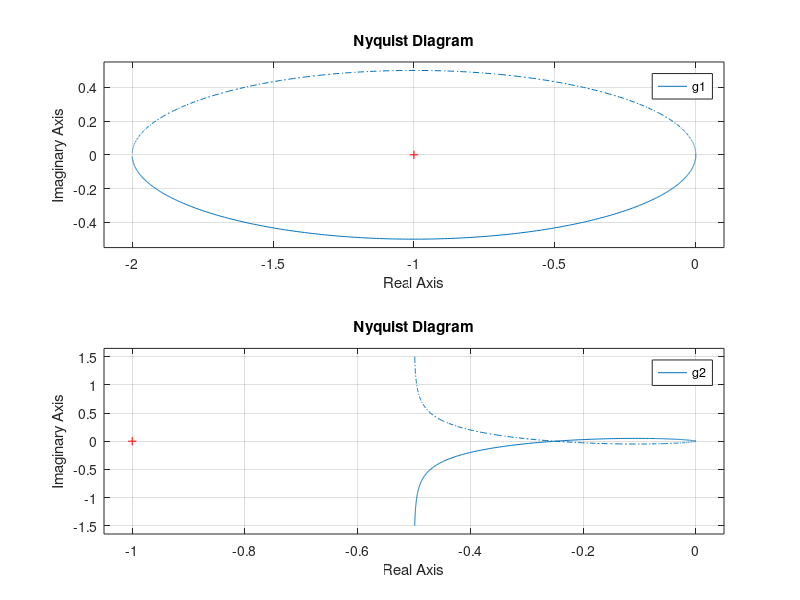

Reproduce this figure in MATLAB.
% Hardik Chhabra 2020UEA6504
clc; 
close all; 
clear all;

num1 = [1 2];
den1 = conv([1 1], [1 -1]);
g1 = tf(num1, den1);
subplot(211)
nyquist(g1)


num2 = [1];
den2 = conv([1 0], [1 2 2]);
g2 = tf(num2, den2);
subplot(212)
nyquist(g2)

% saveas(gcf,'NYQUIST.png')